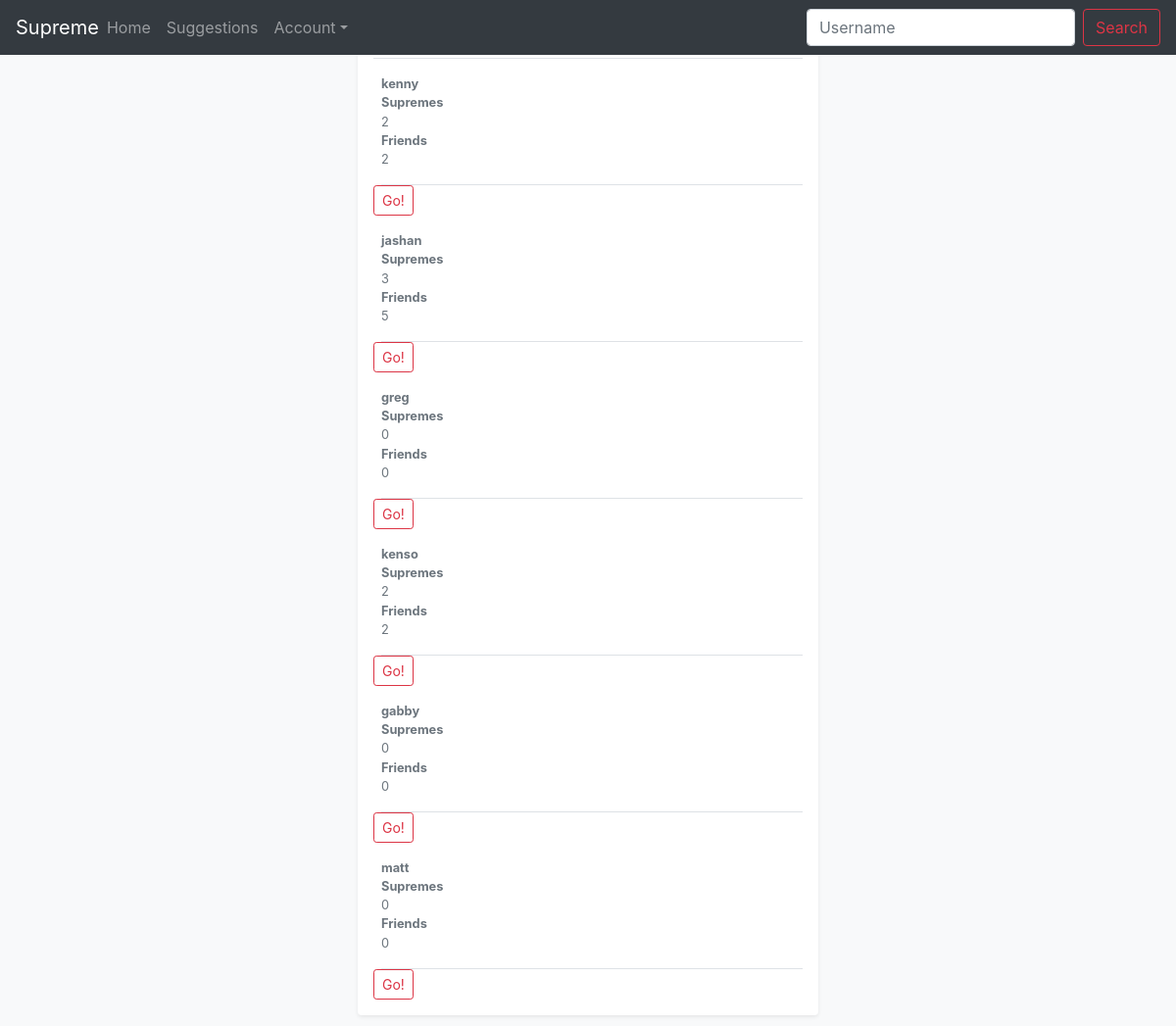
The page /suggestion (signed in) on the database its author committed.
### tables this page shows
CREATE TABLE users(
                pk INTEGER PRIMARY KEY AUTOINCREMENT
            , user_id VARCHAR, password VARCHAR, num_tweet INTEGER);

### src/controller/public.py (the view, shortened to what this page needs)
@controller.route('/suggestion',methods=['GET','POST'])
def suggestion():
    if request.method == 'GET':
        a = model.suggest_friend()
        b = []
        c = []
        y = model.find_all_friend(session['user_id'])
        for _ in y:
            c.append(_[1])
        for x in a:
            if session['user_id'] != x[0]:
                if x[0] not in c:
                    num_tweet = model.find_num_tweet(x[0])
                    num_friend = len(model.find_all_friend(x[0]))
                    alllist = [x[0],num_tweet,num_friend]
                    b.append(alllist)
        return render_template('authorized/suggestion.html', suggestions=b)

### src/mappers/sqlite.py (called while the page is built)
    def __enter__(self):
        return self

    def __exit__(self,exception_type,exception_value,exception_traceback):
        if self.connection:
            if self.cursor:
                self.cursor.close()
            self.connection.commit()
            self.connection.close()

    def find_num_tweet(self,_user_id):
        self.cursor.execute(
            '''SELECT num_tweet FROM users
                WHERE user_id = '{user_id}';
            '''.format(
                user_id=_user_id
            )
        )
        num_tweet = self.cursor.fetchone()[0]
        return num_tweet

    def find_all_friend(self,_user_id):
        self.cursor.execute(
            '''SELECT * From {user_id};
            '''.format(
                user_id=_user_id
            )
        )
        num_friend = self.cursor.fetchall()
        return num_friend

    def sug_friend(self):
        self.cursor.execute(
            '''SELECT user_id FROM users;
            '''
        )
        sug_fri = self.cursor.fetchall()
        return sug_fri

### src/models/model.py (called while the page is built)
def find_num_tweet(user_id):
    with Database(database) as db:
        return db.find_num_tweet(user_id)

def suggest_friend():
    with Database(database) as db:
        return db.sug_friend()

def find_all_friend(user_id):
    with Database(database) as db:
        return db.find_all_friend(user_id)

### src/templates/authorized/suggestion.html (shortened to what this page needs)
{% extends 'structure1.html' %}
{% block viewport %}
      <main role="main" class="container ml-6 col-lg-5">
        <div class="my-3 p-3 bg-white rounded shadow-sm">
          <h6 class="border-bottom border-gray pb-2 mb-0">List of Supremer
          </h6>
            {% for name,num_tweet,num_friend in suggestions %}
                <div class="media text-muted pt-3">
                    <p class="media-body pb-3 mb-0 small lh-125 border-bottom border-gray">
                        <strong class="d-block text-gray-dark">{{ name }}</strong>
                        <strong class="d-block text-gray-dark">Supremes</strong>
                        {{ num_tweet }}
                        <strong class="d-block text-gray-dark">Friends</strong>
                        {{ num_friend }}
                    </p>
                </div>
                <form class="form-inline my-0 my-lg-0", method='POST'>
                    <button class="btn btn-outline-danger btn-sm" type="submit">Go!</button>
                </form>
            {% endfor %}
        </div>
      </main>
{% endblock viewport %}

### rows shown on the page
users: user "kenny", num_tweet "2", num_friend "2"
users: user "jashan", num_tweet "3", num_friend "5"
users: user "greg", num_tweet "0"
users: user "kenso", num_tweet "2"
users: user "gabby", num_tweet "0"
users: user "matt", num_tweet "0"
